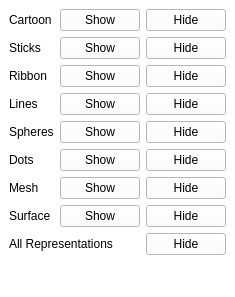
                         <widget class="QWidget" name="scrollAreaWidgetContents_4">
                          <property name="geometry">
                           <rect>
                            <x>0</x>
                            <y>0</y>
                            <width>227</width>
                            <height>297</height>
                           </rect>
                          </property>
                          <property name="styleSheet">
                           <string notr="true">background-color: white;</string>
                          </property>
                          <layout class="QVBoxLayout" name="verticalLayout_48">
                           <property name="spacing">
                            <number>6</number>
                           </property>
                           <property name="leftMargin">
                            <number>9</number>
                           </property>
                           <property name="topMargin">
                            <number>9</number>
                           </property>
                           <property name="rightMargin">
                            <number>9</number>
                           </property>
                           <property name="bottomMargin">
                            <number>9</number>
                           </property>
                           <item>
                            <layout class="QHBoxLayout" name="session_cartoon_layout">
                             <item>
                              <widget class="QLabel" name="lbl_session_cartoon">
                               <property name="text">
                                <string>Cartoon</string>
                               </property>
                              </widget>
                             </item>
                             <item>
                              <spacer name="horizontalSpacer_48">
                               <property name="orientation">
                                <enum>Qt::Horizontal</enum>
                               </property>
                               <property name="sizeHint" stdset="0">
                                <size>
                                 <width>40</width>
                                 <height>20</height>
                                </size>
                               </property>
                              </spacer>
                             </item>
                             <item>
                              <widget class="QPushButton" name="btn_session_show_cartoon">
                               <property name="text">
                                <string>Show</string>
                               </property>
                              </widget>
                             </item>
                             <item>
                              <widget class="QPushButton" name="btn_session_hide_cartoon">
                               <property name="text">
                                <string>Hide</string>
                               </property>
                              </widget>
                             </item>
                            </layout>
                           </item>
                           <item>
                            <layout class="QHBoxLayout" name="session_sticks_layout">
                             <item>
                              <widget class="QLabel" name="lbl_session_sticks">
                               <property name="text">
                                <string>Sticks</string>
                               </property>
                              </widget>
                             </item>
                             <item>
                              <spacer name="horizontalSpacer_49">
                               <property name="orientation">
                                <enum>Qt::Horizontal</enum>
                               </property>
                               <property name="sizeHint" stdset="0">
                                <size>
                                 <width>40</width>
                                 <height>20</height>
                                </size>
                               </property>
                              </spacer>
                             </item>
                             <item>
                              <widget class="QPushButton" name="btn_session_show_sticks">
                               <property name="text">
                                <string>Show</string>
                               </property>
                              </widget>
                             </item>
                             <item>
                              <widget class="QPushButton" name="btn_session_hide_sticks">
                               <property name="text">
                                <string>Hide</string>
                               </property>
                              </widget>
                             </item>
                            </layout>
                           </item>
                           <item>
                            <layout class="QHBoxLayout" name="session_ribbon_layout">
                             <item>
                              <widget class="QLabel" name="lbl_session_ribbon">
                               <property name="text">
                                <string>Ribbon</string>
                               </property>
                              </widget>
                             </item>
                             <item>
                              <spacer name="horizontalSpacer_50">
                               <property name="orientation">
                                <enum>Qt::Horizontal</enum>
                               </property>
                               <property name="sizeHint" stdset="0">
                                <size>
                                 <width>40</width>
                                 <height>20</height>
                                </size>
                               </property>
                              </spacer>
                             </item>
                             <item>
                              <widget class="QPushButton" name="btn_session_show_ribbon">
                               <property name="text">
                                <string>Show</string>
                               </property>
                              </widget>
                             </item>
                             <item>
                              <widget class="QPushButton" name="btn_session_hide_ribbon">
                               <property name="text">
                                <string>Hide</string>
                               </property>
                              </widget>
                             </item>
                            </layout>
                           </item>
                           <item>
                            <layout class="QHBoxLayout" name="session_lines_layout">
                             <item>
                              <widget class="QLabel" name="lbl_session_lines">
                               <property name="text">
                                <string>Lines</string>
                               </property>
                              </widget>
                             </item>
                             <item>
                              <spacer name="horizontalSpacer_51">
                               <property name="orientation">
                                <enum>Qt::Horizontal</enum>
                               </property>
                               <property name="sizeHint" stdset="0">
                                <size>
                                 <width>40</width>
                                 <height>20</height>
                                </size>
                               </property>
                              </spacer>
                             </item>
                             <item>
                              <widget class="QPushButton" name="btn_session_show_lines">
                               <property name="text">
                                <string>Show</string>
                               </property>
                              </widget>
                             </item>
                             <item>
                              <widget class="QPushButton" name="btn_session_hide_lines">
                               <property name="text">
                                <string>Hide</string>
                               </property>
                              </widget>
                             </item>
                            </layout>
                           </item>
                           <item>
                            <layout class="QHBoxLayout" name="session_spheres_layout">
                             <item>
                              <widget class="QLabel" name="lbl_session_spheres">
                               <property name="text">
                                <string>Spheres</string>
                               </property>
                              </widget>
                             </item>
                             <item>
                              <spacer name="horizontalSpacer_52">
                               <property name="orientation">
                                <enum>Qt::Horizontal</enum>
                               </property>
                               <property name="sizeHint" stdset="0">
                                <size>
                                 <width>40</width>
                                 <height>20</height>
                                </size>
                               </property>
                              </spacer>
                             </item>
                             <item>
                              <widget class="QPushButton" name="btn_session_show_spheres">
                               <property name="text">
                                <string>Show</string>
                               </property>
                              </widget>
                             </item>
                             <item>
                              <widget class="QPushButton" name="btn_session_hide_spheres">
                               <property name="text">
                                <string>Hide</string>
                               </property>
                              </widget>
                             </item>
                            </layout>
                           </item>
                           <item>
                            <layout class="QHBoxLayout" name="session_dots_layout">
                             <item>
                              <widget class="QLabel" name="lbl_session_dots">
                               <property name="text">
                                <string>Dots</string>
                               </property>
                              </widget>
                             </item>
                             <item>
                              <spacer name="horizontalSpacer_53">
                               <property name="orientation">
                                <enum>Qt::Horizontal</enum>
                               </property>
                               <property name="sizeHint" stdset="0">
                                <size>
                                 <width>40</width>
                                 <height>20</height>
                                </size>
                               </property>
                              </spacer>
                             </item>
                             <item>
                              <widget class="QPushButton" name="btn_session_show_dots">
                               <property name="text">
                                <string>Show</string>
                               </property>
                              </widget>
                             </item>
                             <item>
                              <widget class="QPushButton" name="btn_session_hide_dots">
                               <property name="text">
                                <string>Hide</string>
                               </property>
                              </widget>
                             </item>
                            </layout>
                           </item>
                           <item>
                            <layout class="QHBoxLayout" name="session_mesh_layout">
                             <item>
                              <widget class="QLabel" name="lbl_session_mesh">
                               <property name="text">
                                <string>Mesh</string>
                               </property>
                              </widget>
                             </item>
                             <item>
                              <spacer name="horizontalSpacer_54">
                               <property name="orientation">
                                <enum>Qt::Horizontal</enum>
                               </property>
                               <property name="sizeHint" stdset="0">
                                <size>
                                 <width>40</width>
                                 <height>20</height>
                                </size>
                               </property>
                              </spacer>
                             </item>
                             <item>
                              <widget class="QPushButton" name="btn_session_show_mesh">
                               <property name="text">
                                <string>Show</string>
                               </property>
                              </widget>
                             </item>
                             <item>
                              <widget class="QPushButton" name="btn_session_hide_mesh">
                               <property name="text">
                                <string>Hide</string>
                               </property>
                              </widget>
                             </item>
                            </layout>
                           </item>
                           <item>
                            <layout class="QHBoxLayout" name="session_surface_layout">
                             <item>
                              <widget class="QLabel" name="lbl_session_surface">
                               <property name="text">
                                <string>Surface</string>
                               </property>
                              </widget>
                             </item>
                             <item>
                              <spacer name="horizontalSpacer_55">
                               <property name="orientation">
                                <enum>Qt::Horizontal</enum>
                               </property>
                               <property name="sizeHint" stdset="0">
                                <size>
                                 <width>40</width>
                                 <height>20</height>
                                </size>
                               </property>
                              </spacer>
                             </item>
                             <item>
                              <widget class="QPushButton" name="btn_session_show_surface">
                               <property name="text">
                                <string>Show</string>
                               </property>
                              </widget>
                             </item>
                             <item>
                              <widget class="QPushButton" name="btn_session_hide_surface">
                               <property name="text">
                                <string>Hide</string>
                               </property>
                              </widget>
                             </item>
                            </layout>
                           </item>
                           <item>
                            <layout class="QHBoxLayout" name="horizontalLayout_31">
                             <item>
                              <widget class="QLabel" name="lbl_session_all_representations">
                               <property name="text">
                                <string>All Representations</string>
                               </property>
                              </widget>
                             </item>
                             <item>
                              <spacer name="horizontalSpacer_56">
                               <property name="orientation">
                                <enum>Qt::Horizontal</enum>
                               </property>
                               <property name="sizeHint" stdset="0">
                                <size>
                                 <width>40</width>
                                 <height>20</height>
                                </size>
                               </property>
                              </spacer>
                             </item>
                             <item>
                              <widget class="QPushButton" name="btn_session_hide_all_representations">
                               <property name="text">
                                <string>Hide</string>
                               </property>
                              </widget>
                             </item>
                            </layout>
                           </item>
                           <item>
                            <spacer name="verticalSpacer_2">
                             <property name="orientation">
                              <enum>Qt::Vertical</enum>
                             </property>
                             <property name="sizeHint" stdset="0">
                              <size>
                               <width>20</width>
                               <height>40</height>
                              </size>
                             </property>
                            </spacer>
                           </item>
                          </layout>
                         </widget>
